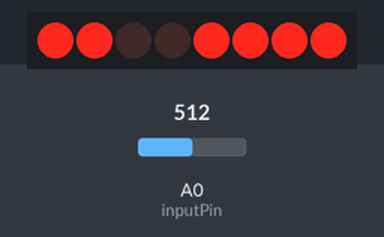
The sketch below on a simulated Arduino Uno, built with avr-gcc and run on an emulated ATmega328P. Parts: 8 port-expander outputs drawn as a row of LEDs (first output left, lit = HIGH). Wiring (inferred from the names in the program): PCF8574 port expander at I2C address 0x3E. Wiring (inferred from the signals the program sends): row of LEDs: on Q0, Q1, Q2, Q3, Q4, Q5, Q6, Q7. Inputs (shaded band) come from the test bench; at power-on: A0 (inputPin) = 512.

Above: at 0.4 s.
At 1.5 s:
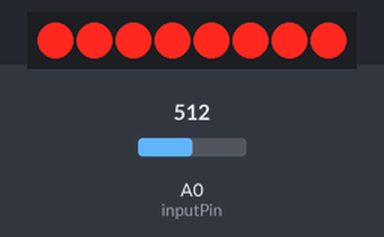
1.6 s: A0 (inputPin) set to 988
4.6 s: A0 (inputPin) set to 1018
Timing chart, 0 to 12.1 s (numbered marks = the images above; inputs shaded):
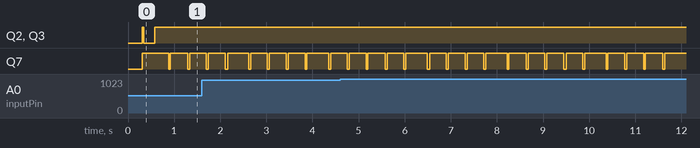

The sketch:

i2cLCDanalog.ino
```cpp
#include "i2cLCD.h"

const int numReadings = 10;

int readings[numReadings];      // the readings from the analog input
int readIndex = 0;              // the index of the current reading
long total = 0;                  // the running total
int average = 0;                // the average

int inputPin = A0;

i2cLCD mylcd;

char s[16];
unsigned long cnt = 0;

void setup() {
  // initialize serial communication with computer:
  Serial.begin(9600);

  mylcd.init();

  // initialize all the readings to 0:
  for (int thisReading = 0; thisReading < numReadings; thisReading++) {
    readings[thisReading] = 0;
  }
}

void loop() {
  total = 0;
  for (int i = numReadings-1; i > 0; --i) {
    readings[i] = readings[i-1];
  }
  // read from the sensor:
  readings[0] = analogRead(inputPin);

  //  a[0]--a[N-1]までの合計を計算する
  for (int i = 0; i < numReadings; ++i) {
    total = total + readings[i];
  }

  // calculate the average:
  average = total / numReadings;

  if(cnt%10){
    mylcd.move(0,0);
    sprintf(s, "A0 avr =   %04d", average);
    for(int i=0;i<16;i++){
      mylcd.writeData(s[i]);
    }
    mylcd.move(1,0);
    sprintf(s, "A0 raw =   %04d", readings[0]);
    for(int i=0;i<16;i++){
      mylcd.writeData(s[i]);
    }
  }
  cnt++;
  delay(100);        // delay in between reads for stability
}
```

i2cLCD.h
```cpp
#ifndef i2cLCD_h
#define i2cLCD_h

#include <Wire.h>

#define LCD_ADRS 0x3E

/**
 * @brief LCD display class controled with I2C communication
 */
class i2cLCD {
private:
  unsigned char voltage_;

public:
  i2cLCD() { voltage_ = 5; };
  i2cLCD(unsigned char voltage) { voltage_ = voltage; };
  /**
   * @brief show a character in a LCD
   * @param t_data displayed data
   */
  void writeData(unsigned char t_data) {
    Wire.beginTransmission(LCD_ADRS);
    Wire.write(0x40);
    Wire.write(t_data);
    Wire.endTransmission();
    delay(1);
  }

  /**
   * @brief send command id to a microchip on LCD
   * @param t_command sent command
   */
  void writeCommand(unsigned char t_command) {
    Wire.beginTransmission(LCD_ADRS);
    Wire.write(0x00);
    Wire.write(t_command);
    Wire.endTransmission();
    delay(10);
  }

  /**
   * @brief initialize display
   */
  void init() {
    Wire.begin();
    delay(100);
    writeCommand(0x38);
    delay(20);
    writeCommand(0x39);
    delay(20);
    writeCommand(0x14);
    delay(20);
    writeCommand(0x73);
    delay(20);
    if (voltage_ == 5) {
      // 0x50 + [Icon,Bon,C5,C4]
      writeCommand(0x52); // 5V動作用
    } else {
      writeCommand(0x56); // 3V動作用
    }
    delay(20);
    writeCommand(0x6C);
    delay(20);
    writeCommand(0x38);
    delay(20);
    clear();
    writeCommand(0x0C);
    delay(20);
  }

  /**
   * @brief clear display
   */
  void clear() {
    writeCommand(0x01);
    delay(20);
  }

  /**
   * @brief move a cursor
   * @param row 行
   * @param col 列
   */
  void move(unsigned char row, unsigned char col) {
    if (row == 0) {
      writeCommand(col + 0x80);
    } else if (row == 1) {
      writeCommand(col + 0x40 + 0x80);
    }
    delay(20);
  }
};

#endif
```
